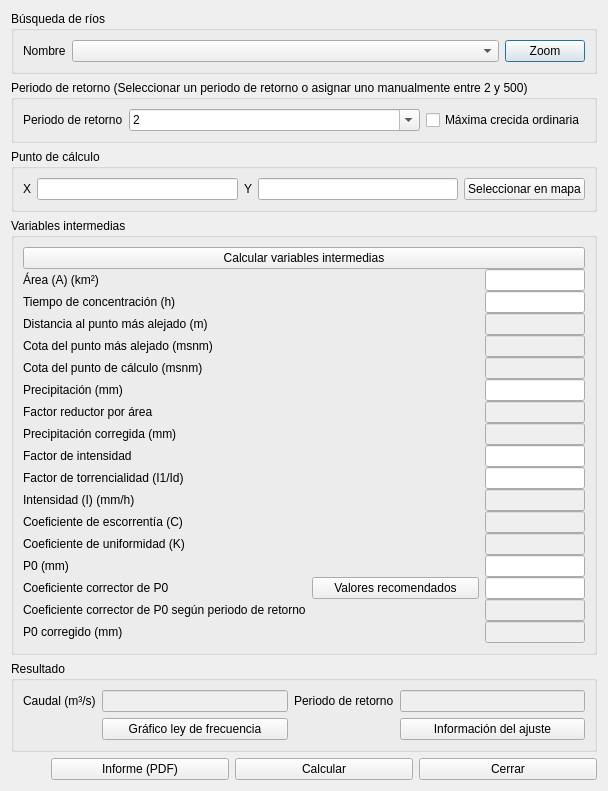
<?xml version="1.0" encoding="UTF-8"?>
<ui version="4.0">
 <class>Dialog</class>
 <widget class="QDialog" name="Dialog">
  <property name="geometry">
   <rect>
    <x>0</x>
    <y>0</y>
    <width>608</width>
    <height>719</height>
   </rect>
  </property>
  <property name="windowTitle">
   <string>Método racional</string>
  </property>
  <layout class="QVBoxLayout" name="verticalLayout">
   <item>
    <widget class="QGroupBox" name="groupBox">
     <property name="title">
      <string>Búsqueda de ríos</string>
     </property>
     <layout class="QGridLayout" name="gridLayout">
      <item row="0" column="1">
       <widget class="QComboBox" name="comboRiverName"/>
      </item>
      <item row="0" column="2">
       <widget class="QPushButton" name="btnZoomToRiverName">
        <property name="sizePolicy">
         <sizepolicy hsizetype="Maximum" vsizetype="Fixed">
          <horstretch>0</horstretch>
          <verstretch>0</verstretch>
         </sizepolicy>
        </property>
        <property name="text">
         <string>Zoom</string>
        </property>
       </widget>
      </item>
      <item row="0" column="0">
       <widget class="QLabel" name="label">
        <property name="sizePolicy">
         <sizepolicy hsizetype="Maximum" vsizetype="Preferred">
          <horstretch>0</horstretch>
          <verstretch>0</verstretch>
         </sizepolicy>
        </property>
        <property name="text">
         <string>Nombre</string>
        </property>
       </widget>
      </item>
     </layout>
    </widget>
   </item>
   <item>
    <widget class="QGroupBox" name="groupBox_2">
     <property name="title">
      <string>Periodo de retorno (Seleccionar un periodo de retorno o asignar uno manualmente entre 2 y 500)</string>
     </property>
     <layout class="QGridLayout" name="gridLayout_2">
      <item row="0" column="0">
       <widget class="QLabel" name="label_18">
        <property name="sizePolicy">
         <sizepolicy hsizetype="Maximum" vsizetype="Preferred">
          <horstretch>0</horstretch>
          <verstretch>0</verstretch>
         </sizepolicy>
        </property>
        <property name="text">
         <string>Periodo de retorno</string>
        </property>
       </widget>
      </item>
      <item row="0" column="1">
       <widget class="QComboBox" name="comboReturnPeriod">
        <property name="editable">
         <bool>true</bool>
        </property>
        <item>
         <property name="text">
          <string>2</string>
         </property>
        </item>
        <item>
         <property name="text">
          <string>5</string>
         </property>
        </item>
        <item>
         <property name="text">
          <string>10</string>
         </property>
        </item>
        <item>
         <property name="text">
          <string>25</string>
         </property>
        </item>
        <item>
         <property name="text">
          <string>100</string>
         </property>
        </item>
        <item>
         <property name="text">
          <string>500</string>
         </property>
        </item>
       </widget>
      </item>
      <item row="0" column="2">
       <widget class="QCheckBox" name="chkOrdinaryMaxFlood">
        <property name="sizePolicy">
         <sizepolicy hsizetype="Maximum" vsizetype="Fixed">
          <horstretch>0</horstretch>
          <verstretch>0</verstretch>
         </sizepolicy>
        </property>
        <property name="text">
         <string>Máxima crecida ordinaria</string>
        </property>
       </widget>
      </item>
     </layout>
    </widget>
   </item>
   <item>
    <widget class="QGroupBox" name="groupBox_3">
     <property name="title">
      <string>Punto de cálculo</string>
     </property>
     <layout class="QGridLayout" name="gridLayout_3">
      <item row="0" column="2">
       <widget class="QLabel" name="label_4">
        <property name="text">
         <string>Y</string>
        </property>
       </widget>
      </item>
      <item row="0" column="0">
       <widget class="QLabel" name="label_3">
        <property name="text">
         <string>X</string>
        </property>
       </widget>
      </item>
      <item row="0" column="1">
       <widget class="QLineEdit" name="txtX"/>
      </item>
      <item row="0" column="3">
       <widget class="QLineEdit" name="txtY"/>
      </item>
      <item row="0" column="4">
       <widget class="QPushButton" name="btnGetPoint">
        <property name="sizePolicy">
         <sizepolicy hsizetype="Maximum" vsizetype="Maximum">
          <horstretch>0</horstretch>
          <verstretch>0</verstretch>
         </sizepolicy>
        </property>
        <property name="text">
         <string>Seleccionar en mapa</string>
        </property>
       </widget>
      </item>
     </layout>
    </widget>
   </item>
   <item>
    <widget class="QGroupBox" name="groupBox_5">
     <property name="title">
      <string>Variables intermedias</string>
     </property>
     <layout class="QGridLayout" name="gridLayout_4">
      <property name="verticalSpacing">
       <number>0</number>
      </property>
      <item row="10" column="0">
       <widget class="QLabel" name="label_14">
        <property name="text">
         <string>Factor de torrencialidad (I1/Id)</string>
        </property>
       </widget>
      </item>
      <item row="7" column="2">
       <widget class="QLineEdit" name="txtRainfallCorrection">
        <property name="enabled">
         <bool>false</bool>
        </property>
        <property name="maximumSize">
         <size>
          <width>100</width>
          <height>16777215</height>
         </size>
        </property>
       </widget>
      </item>
      <item row="11" column="0">
       <widget class="QLabel" name="labelIntensity">
        <property name="text">
         <string>Intensidad (I) (mm/h)</string>
        </property>
       </widget>
      </item>
      <item row="5" column="0">
       <widget class="QLabel" name="label_10">
        <property name="text">
         <string>Cota del punto de cálculo (msnm)</string>
        </property>
       </widget>
      </item>
      <item row="15" column="2">
       <widget class="QLineEdit" name="txtP0Corrector">
        <property name="maximumSize">
         <size>
          <width>100</width>
          <height>16777215</height>
         </size>
        </property>
       </widget>
      </item>
      <item row="8" column="2">
       <widget class="QLineEdit" name="txtCorrectedRainfall">
        <property name="enabled">
         <bool>false</bool>
        </property>
        <property name="maximumSize">
         <size>
          <width>100</width>
          <height>16777215</height>
         </size>
        </property>
       </widget>
      </item>
      <item row="2" column="0">
       <widget class="QLabel" name="label_7">
        <property name="text">
         <string>Tiempo de concentración (h)</string>
        </property>
       </widget>
      </item>
      <item row="4" column="2">
       <widget class="QLineEdit" name="txtHighest">
        <property name="enabled">
         <bool>false</bool>
        </property>
        <property name="maximumSize">
         <size>
          <width>100</width>
          <height>16777215</height>
         </size>
        </property>
       </widget>
      </item>
      <item row="8" column="0">
       <widget class="QLabel" name="labelCorrectedRainfall">
        <property name="text">
         <string>Precipitación corregida (mm)</string>
        </property>
       </widget>
      </item>
      <item row="7" column="0">
       <widget class="QLabel" name="label_12">
        <property name="text">
         <string>Factor reductor por área</string>
        </property>
       </widget>
      </item>
      <item row="16" column="0">
       <widget class="QLabel" name="label_11">
        <property name="text">
         <string>Coeficiente corrector de P0 según periodo de retorno</string>
        </property>
       </widget>
      </item>
      <item row="5" column="2">
       <widget class="QLineEdit" name="txtLowest">
        <property name="enabled">
         <bool>false</bool>
        </property>
        <property name="maximumSize">
         <size>
          <width>100</width>
          <height>16777215</height>
         </size>
        </property>
       </widget>
      </item>
      <item row="16" column="2">
       <widget class="QLineEdit" name="txtP0CorrectorReturnPeriod">
        <property name="enabled">
         <bool>false</bool>
        </property>
        <property name="maximumSize">
         <size>
          <width>100</width>
          <height>16777215</height>
         </size>
        </property>
       </widget>
      </item>
      <item row="17" column="2">
       <widget class="QLineEdit" name="txtCorrectedP0">
        <property name="enabled">
         <bool>false</bool>
        </property>
        <property name="maximumSize">
         <size>
          <width>100</width>
          <height>16777215</height>
         </size>
        </property>
       </widget>
      </item>
      <item row="14" column="0">
       <widget class="QLabel" name="label_19">
        <property name="text">
         <string>P0 (mm)</string>
        </property>
       </widget>
      </item>
      <item row="3" column="2">
       <widget class="QLineEdit" name="txtDistance">
        <property name="enabled">
         <bool>false</bool>
        </property>
        <property name="maximumSize">
         <size>
          <width>100</width>
          <height>16777215</height>
         </size>
        </property>
       </widget>
      </item>
      <item row="12" column="0">
       <widget class="QLabel" name="labelCFactor">
        <property name="text">
         <string>Coeficiente de escorrentía (C)</string>
        </property>
       </widget>
      </item>
      <item row="6" column="2">
       <widget class="QLineEdit" name="txtRainfall">
        <property name="maximumSize">
         <size>
          <width>100</width>
          <height>16777215</height>
         </size>
        </property>
       </widget>
      </item>
      <item row="4" column="0">
       <widget class="QLabel" name="label_9">
        <property name="text">
         <string>Cota del punto más alejado (msnm)</string>
        </property>
       </widget>
      </item>
      <item row="13" column="0">
       <widget class="QLabel" name="label_17">
        <property name="text">
         <string>Coeficiente de uniformidad (K)</string>
        </property>
       </widget>
      </item>
      <item row="11" column="2">
       <widget class="QLineEdit" name="txtIntensity">
        <property name="enabled">
         <bool>false</bool>
        </property>
        <property name="maximumSize">
         <size>
          <width>100</width>
          <height>16777215</height>
         </size>
        </property>
       </widget>
      </item>
      <item row="1" column="0">
       <widget class="QLabel" name="label_2">
        <property name="text">
         <string>Área (A) (km²)</string>
        </property>
       </widget>
      </item>
      <item row="6" column="0">
       <widget class="QLabel" name="labelRainfall">
        <property name="text">
         <string>Precipitación (mm)</string>
        </property>
       </widget>
      </item>
      <item row="1" column="2">
       <widget class="QLineEdit" name="txtArea">
        <property name="maximumSize">
         <size>
          <width>100</width>
          <height>16777215</height>
         </size>
        </property>
       </widget>
      </item>
      <item row="2" column="2">
       <widget class="QLineEdit" name="txtConcentrationTime">
        <property name="maximumSize">
         <size>
          <width>100</width>
          <height>16777215</height>
         </size>
        </property>
       </widget>
      </item>
      <item row="18" column="0">
       <spacer name="verticalSpacer">
        <property name="orientation">
         <enum>Qt::Vertical</enum>
        </property>
        <property name="sizeHint" stdset="0">
         <size>
          <width>20</width>
          <height>40</height>
         </size>
        </property>
       </spacer>
      </item>
      <item row="14" column="2">
       <widget class="QLineEdit" name="txtP0">
        <property name="maximumSize">
         <size>
          <width>100</width>
          <height>16777215</height>
         </size>
        </property>
       </widget>
      </item>
      <item row="15" column="0">
       <widget class="QLabel" name="label_20">
        <property name="text">
         <string>Coeficiente corrector de P0</string>
        </property>
       </widget>
      </item>
      <item row="13" column="2">
       <widget class="QLineEdit" name="txtUniformity">
        <property name="enabled">
         <bool>false</bool>
        </property>
        <property name="maximumSize">
         <size>
          <width>100</width>
          <height>16777215</height>
         </size>
        </property>
       </widget>
      </item>
      <item row="12" column="2">
       <widget class="QLineEdit" name="txtCFactor">
        <property name="enabled">
         <bool>false</bool>
        </property>
        <property name="maximumSize">
         <size>
          <width>100</width>
          <height>16777215</height>
         </size>
        </property>
       </widget>
      </item>
      <item row="0" column="0" colspan="3">
       <widget class="QPushButton" name="btnCalculateParameters">
        <property name="text">
         <string>Calcular variables intermedias</string>
        </property>
       </widget>
      </item>
      <item row="17" column="0">
       <widget class="QLabel" name="label_21">
        <property name="text">
         <string>P0 corregido (mm)</string>
        </property>
       </widget>
      </item>
      <item row="3" column="0">
       <widget class="QLabel" name="label_8">
        <property name="text">
         <string>Distancia al punto más alejado (m)</string>
        </property>
       </widget>
      </item>
      <item row="10" column="2">
       <widget class="QLineEdit" name="txtI1Id">
        <property name="enabled">
         <bool>true</bool>
        </property>
        <property name="maximumSize">
         <size>
          <width>100</width>
          <height>16777215</height>
         </size>
        </property>
       </widget>
      </item>
      <item row="15" column="1">
       <widget class="QPushButton" name="btnRecommendedValues">
        <property name="maximumSize">
         <size>
          <width>200</width>
          <height>16777215</height>
         </size>
        </property>
        <property name="text">
         <string>Valores recomendados</string>
        </property>
       </widget>
      </item>
      <item row="9" column="0">
       <widget class="QLabel" name="label_13">
        <property name="text">
         <string>Factor de intensidad</string>
        </property>
       </widget>
      </item>
      <item row="9" column="2">
       <widget class="QLineEdit" name="txtIntensityFactor">
        <property name="maximumSize">
         <size>
          <width>100</width>
          <height>16777215</height>
         </size>
        </property>
       </widget>
      </item>
     </layout>
    </widget>
   </item>
   <item>
    <widget class="QGroupBox" name="groupBox_4">
     <property name="title">
      <string>Resultado</string>
     </property>
     <layout class="QGridLayout" name="gridLayout_5">
      <item row="0" column="0">
       <widget class="QLabel" name="label_5">
        <property name="text">
         <string>Caudal (m³/s)</string>
        </property>
       </widget>
      </item>
      <item row="0" column="1">
       <widget class="QLineEdit" name="txtResultFlow">
        <property name="enabled">
         <bool>false</bool>
        </property>
        <property name="text">
         <string/>
        </property>
       </widget>
      </item>
      <item row="0" column="3">
       <widget class="QLabel" name="label_6">
        <property name="text">
         <string>Periodo de retorno</string>
        </property>
       </widget>
      </item>
      <item row="0" column="4">
       <widget class="QLineEdit" name="txtResultReturnPeriod">
        <property name="enabled">
         <bool>false</bool>
        </property>
       </widget>
      </item>
      <item row="1" column="1">
       <widget class="QPushButton" name="btnFrequencyLaw">
        <property name="text">
         <string>Gráfico ley de frecuencia</string>
        </property>
       </widget>
      </item>
      <item row="1" column="4">
       <widget class="QPushButton" name="btnFitInfo">
        <property name="text">
         <string>Información del ajuste</string>
        </property>
       </widget>
      </item>
     </layout>
    </widget>
   </item>
   <item>
    <layout class="QHBoxLayout" name="horizontalLayout_2">
     <item>
      <spacer name="horizontalSpacer">
       <property name="orientation">
        <enum>Qt::Horizontal</enum>
       </property>
       <property name="sizeType">
        <enum>QSizePolicy::Fixed</enum>
       </property>
       <property name="sizeHint" stdset="0">
        <size>
         <width>40</width>
         <height>20</height>
        </size>
       </property>
      </spacer>
     </item>
     <item>
      <widget class="QPushButton" name="btnReport">
       <property name="text">
        <string>Informe (PDF)</string>
       </property>
      </widget>
     </item>
     <item>
      <widget class="QPushButton" name="btnCalculate">
       <property name="text">
        <string>Calcular</string>
       </property>
      </widget>
     </item>
     <item>
      <widget class="QPushButton" name="btnClose">
       <property name="text">
        <string>Cerrar</string>
       </property>
      </widget>
     </item>
    </layout>
   </item>
  </layout>
 </widget>
 <resources/>
 <connections/>
</ui>
